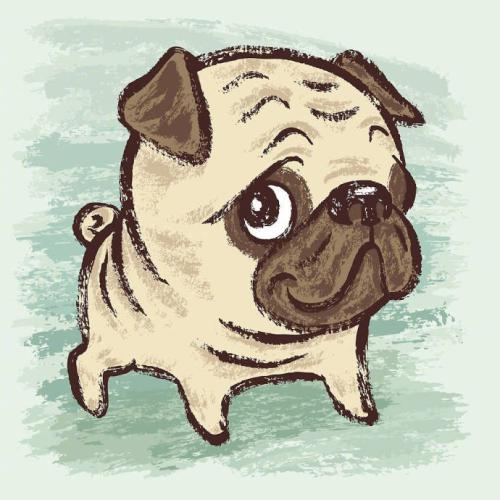
#> input picture gui/wx/matplot/wxmplot/1.jpg, 500 x 500 px
$ python hist.py
#> lines starting #> are read from the running program, lines starting #| are printed output that depends on the picture
import os
import matplotlib.image as mpimg
import matplotlib.pyplot as plt


"""Original Image"""
#image read function
img=mpimg.imread('1.jpg')
#> img is the input picture: shape (500, 500, 3); mean R, G, B 193.3, 194.6, 177.5
# x co-ordinate denotation.
plt.xlabel("Value")
# y co-ordinate denotation.
plt.ylabel("pixels Frequency")
# title of an image .
plt.title("Original Image")
# imshow function with comperision of gray level value.
plt.imshow(img)
#plot the image on a plane.
plt.show()

lum_img = img[:, :, 0]
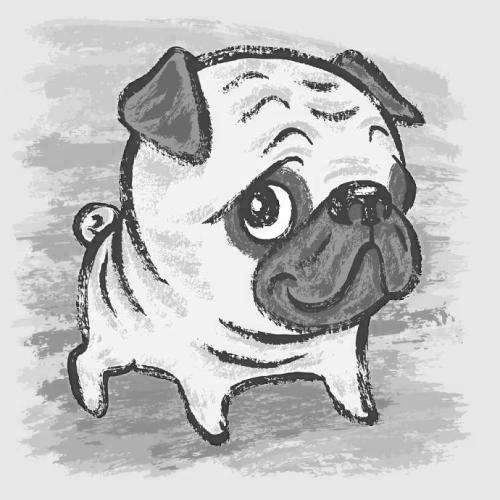
#> lum_img: shape (500, 500); min 14, max 255, mean 193.3


"""Histogram of Image"""
plt.title("HIstogramm for given Image'  ")
plt.xlabel("Value")
plt.ylabel("pixels Frequency")
# #hist function is used to plot the histogram of an image.
# plt.hist(x)
#plt.hist()
plt.hist(lum_img.ravel(), bins=256)
plt.show()
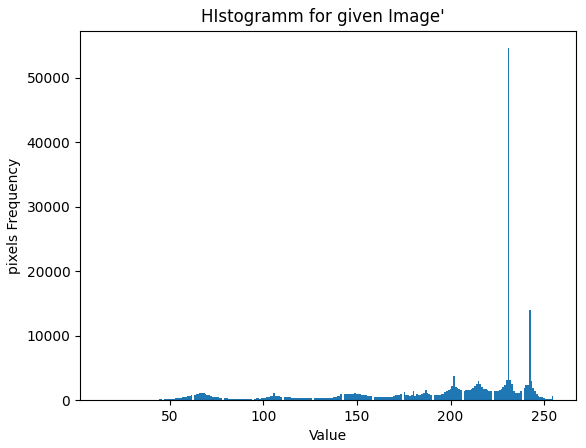
#> figure drawn by matplotlib, 1 panel; tallest bar 54614 high, from x = 230.5 to 231.5
